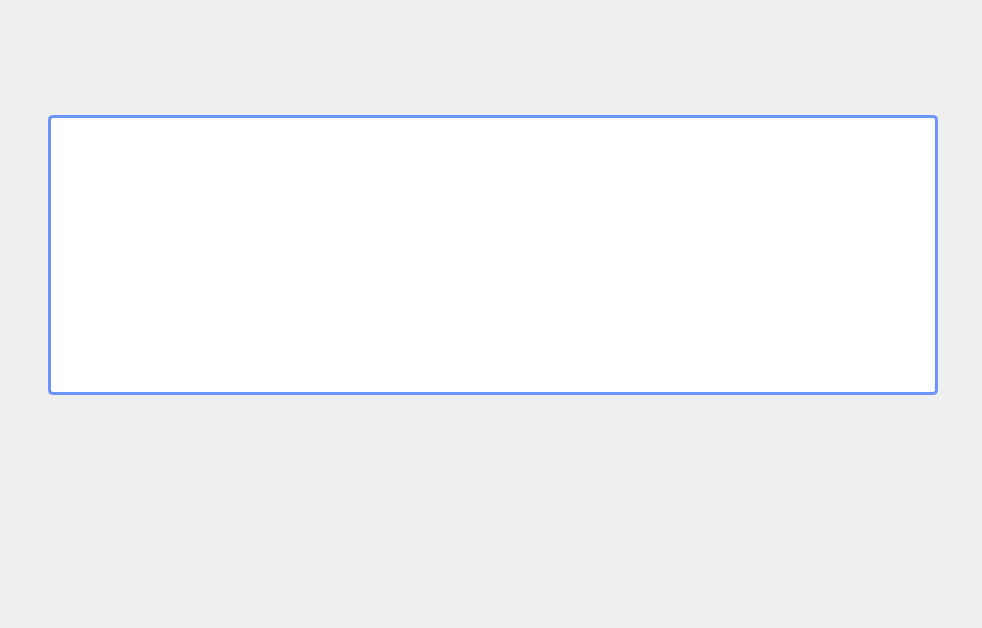
<?xml version="1.0" encoding="UTF-8"?>
<ui version="4.0">
 <class>TrainStationAdminWindow</class>
 <widget class="QWidget" name="TrainStationAdminWindow">
  <property name="geometry">
   <rect>
    <x>0</x>
    <y>0</y>
    <width>982</width>
    <height>628</height>
   </rect>
  </property>
  <property name="windowTitle">
   <string>Form</string>
  </property>
  <widget class="QLabel" name="label">
   <property name="geometry">
    <rect>
     <x>0</x>
     <y>0</y>
     <width>982</width>
     <height>628</height>
    </rect>
   </property>
   <property name="text">
    <string/>
   </property>
   <property name="pixmap">
    <pixmap resource="resources.qrc">:/trainstationFrameNew.png</pixmap>
   </property>
  </widget>
  <widget class="QPushButton" name="pushButton_7">
   <property name="geometry">
    <rect>
     <x>356</x>
     <y>22</y>
     <width>126</width>
     <height>37</height>
    </rect>
   </property>
   <property name="styleSheet">
    <string notr="true">border-radius: 20px; </string>
   </property>
   <property name="text">
    <string/>
   </property>
   <property name="icon">
    <iconset resource="resources.qrc">
     <normaloff>:/stationsButton2New.png</normaloff>:/stationsButton2New.png</iconset>
   </property>
   <property name="iconSize">
    <size>
     <width>126</width>
     <height>37</height>
    </size>
   </property>
  </widget>
  <widget class="QPushButton" name="pushButton_5">
   <property name="geometry">
    <rect>
     <x>648</x>
     <y>22</y>
     <width>126</width>
     <height>37</height>
    </rect>
   </property>
   <property name="styleSheet">
    <string notr="true">border-radius: 20px; </string>
   </property>
   <property name="text">
    <string/>
   </property>
   <property name="icon">
    <iconset resource="resources.qrc">
     <normaloff>:/trainButton2New.png</normaloff>:/trainButton2New.png</iconset>
   </property>
   <property name="iconSize">
    <size>
     <width>126</width>
     <height>37</height>
    </size>
   </property>
  </widget>
  <widget class="QPushButton" name="pushButton_6">
   <property name="geometry">
    <rect>
     <x>498</x>
     <y>22</y>
     <width>134</width>
     <height>37</height>
    </rect>
   </property>
   <property name="styleSheet">
    <string notr="true">border-radius: 20px; </string>
   </property>
   <property name="text">
    <string/>
   </property>
   <property name="icon">
    <iconset resource="resources.qrc">
     <normaloff>:/routeButton2New.png</normaloff>:/routeButton2New.png</iconset>
   </property>
   <property name="iconSize">
    <size>
     <width>134</width>
     <height>37</height>
    </size>
   </property>
  </widget>
  <widget class="QPushButton" name="pushButton_3">
   <property name="geometry">
    <rect>
     <x>934</x>
     <y>14</y>
     <width>17</width>
     <height>17</height>
    </rect>
   </property>
   <property name="styleSheet">
    <string notr="true">border-radius: 20px; </string>
   </property>
   <property name="text">
    <string/>
   </property>
   <property name="icon">
    <iconset resource="resources.qrc">
     <normaloff>:/swapIcon.png</normaloff>:/swapIcon.png</iconset>
   </property>
   <property name="iconSize">
    <size>
     <width>17</width>
     <height>17</height>
    </size>
   </property>
  </widget>
  <widget class="QPushButton" name="pushButton_8">
   <property name="geometry">
    <rect>
     <x>214</x>
     <y>22</y>
     <width>126</width>
     <height>37</height>
    </rect>
   </property>
   <property name="styleSheet">
    <string notr="true">border-radius: 20px; </string>
   </property>
   <property name="text">
    <string/>
   </property>
   <property name="icon">
    <iconset resource="resources.qrc">
     <normaloff>:/tariffsButton2New.png</normaloff>:/tariffsButton2New.png</iconset>
   </property>
   <property name="iconSize">
    <size>
     <width>126</width>
     <height>37</height>
    </size>
   </property>
  </widget>
  <widget class="QPushButton" name="pushButton_2">
   <property name="geometry">
    <rect>
     <x>958</x>
     <y>14</y>
     <width>17</width>
     <height>17</height>
    </rect>
   </property>
   <property name="styleSheet">
    <string notr="true">border-radius: 20px; </string>
   </property>
   <property name="text">
    <string/>
   </property>
   <property name="icon">
    <iconset resource="resources.qrc">
     <normaloff>:/closeIcon.png</normaloff>:/closeIcon.png</iconset>
   </property>
   <property name="iconSize">
    <size>
     <width>17</width>
     <height>17</height>
    </size>
   </property>
  </widget>
  <widget class="QPushButton" name="pushButton_4">
   <property name="geometry">
    <rect>
     <x>790</x>
     <y>22</y>
     <width>126</width>
     <height>37</height>
    </rect>
   </property>
   <property name="styleSheet">
    <string notr="true">border-radius: 20px; </string>
   </property>
   <property name="text">
    <string/>
   </property>
   <property name="icon">
    <iconset resource="resources.qrc">
     <normaloff>:/homeButton2_New.png</normaloff>:/homeButton2_New.png</iconset>
   </property>
   <property name="iconSize">
    <size>
     <width>126</width>
     <height>37</height>
    </size>
   </property>
  </widget>
  <widget class="QTableView" name="tableView">
   <property name="geometry">
    <rect>
     <x>48</x>
     <y>115</y>
     <width>890</width>
     <height>280</height>
    </rect>
   </property>
   <property name="styleSheet">
    <string notr="true">QTableView {
    border: 3px solid #6E93FC;
    border-radius: 5px;
    gridline-color: #6E93FC; /* #6D55FF */
    background-color: white;	
}

QTableView::item {
    background-color: white;
    font-family: Karla; /* Установка шрифта */
    font-size: 15pt; /* Установка размера шрифта */
    color: black;
}

QTableView::item:selected {
    background-color: #6E93FC; /* #6D55FF */
    color: white;
}

QTableView::item:focus {
    background-color: #6E93FC; /* #6D55FF */
    color: white;
}

QHeaderView::section {
    background-color: #6E93FC; /* #6D55FF */
    color: white;
    font-family: Karla;
    font-size: 14pt;
}

QHeaderView::section:horizontal {
    border: none; /* убираем горизонтальные линии разделителя */
}

QHeaderView::section:vertical {
    border: none; /* убираем вертикальные линии разделителя */
}

QScrollBar:vertical {
    border: none;
    background: white; /* Можно изменить на цвет фона таблицы или окна */
    width: 7px; /* Уменьшенная ширина */
    margin: 0px; /* Если не нужно отступление от краев */
    /*border-radius: 5px; /* Уменьшенное закругление */
}

QScrollBar::handle:vertical {
    background: #6E93FC;
    min-height: 7px; /* Уменьшенная минимальная длина */
    /*border-radius: 5px; /* Уменьшенное закругление */
}

QScrollBar::add-page:vertical, QScrollBar::sub-page:vertical {
    background: white; /* Это изменит цвет фона неактивных частей ползунка */
}

QScrollBar::add-line:vertical, QScrollBar::sub-line:vertical {
    border: none;
    background: none;
    width: 0px;
    height: 0px;
}

QScrollBar:horizontal {
    border: none;
    background: white; /* Можно изменить на цвет фона таблицы или окна */
    height: 7px; /* Уменьшенная высота */
    margin: 0px; /* Если не нужно отступление от краев */
    /*border-radius: 5px; /* Уменьшенное закругление */
}

QScrollBar::handle:horizontal {
    background: #6E93FC;
    min-width: 10px; /* Уменьшенная минимальная длина */
    /*border-radius: 5px; /* Уменьшенное закругление */
}

QScrollBar::add-page:horizontal, QScrollBar::sub-page:horizontal {
    background: white; /* Это изменит цвет фона неактивных частей ползунка */
}</string>
   </property>
   <property name="showGrid">
    <bool>true</bool>
   </property>
  </widget>
  <widget class="QPushButton" name="pushButton_9">
   <property name="geometry">
    <rect>
     <x>237</x>
     <y>419</y>
     <width>240</width>
     <height>82</height>
    </rect>
   </property>
   <property name="styleSheet">
    <string notr="true">border-radius: 20px; </string>
   </property>
   <property name="text">
    <string/>
   </property>
   <property name="icon">
    <iconset resource="resources.qrc">
     <normaloff>:/appendAdminButton_1.png</normaloff>:/appendAdminButton_1.png</iconset>
   </property>
   <property name="iconSize">
    <size>
     <width>240</width>
     <height>82</height>
    </size>
   </property>
  </widget>
  <widget class="QPushButton" name="pushButton_11">
   <property name="geometry">
    <rect>
     <x>505</x>
     <y>419</y>
     <width>240</width>
     <height>82</height>
    </rect>
   </property>
   <property name="styleSheet">
    <string notr="true">border-radius: 20px; </string>
   </property>
   <property name="text">
    <string/>
   </property>
   <property name="icon">
    <iconset resource="resources.qrc">
     <normaloff>:/removeAdminNewButton.png</normaloff>:/removeAdminNewButton.png</iconset>
   </property>
   <property name="iconSize">
    <size>
     <width>240</width>
     <height>82</height>
    </size>
   </property>
  </widget>
 </widget>
 <resources>
  <include location="resources.qrc"/>
 </resources>
 <connections/>
</ui>
